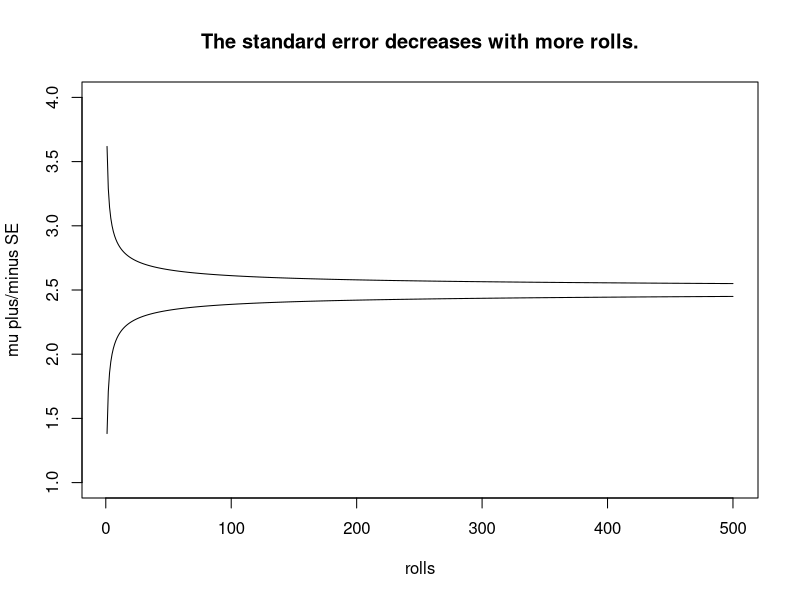

This chart was generated by the following R code:

top = c()
bot = c()

end = 500

for(i in 1:end)
{
    se = 1.118/sqrt(i)
    top = c(top, 2.5+se)
    bot = c(bot, 2.5-se)
}

pdf('running_die_SE.pdf',width=6,height=3.5)

plot(1:end, top, ylim=c(1,4), type='l', xlab='rolls', ylab='mu plus/minus SE', main='The standard error decreases with more rolls.')
lines(1:end, bot)
